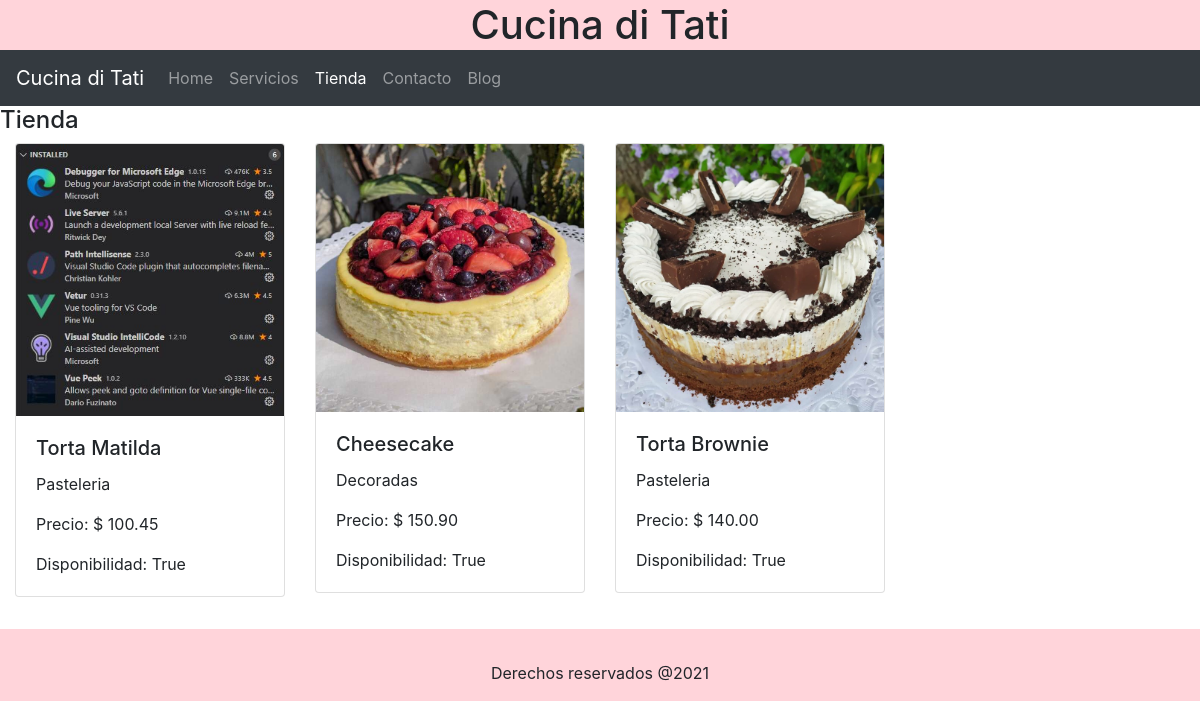
The app's page /tienda/, older data.
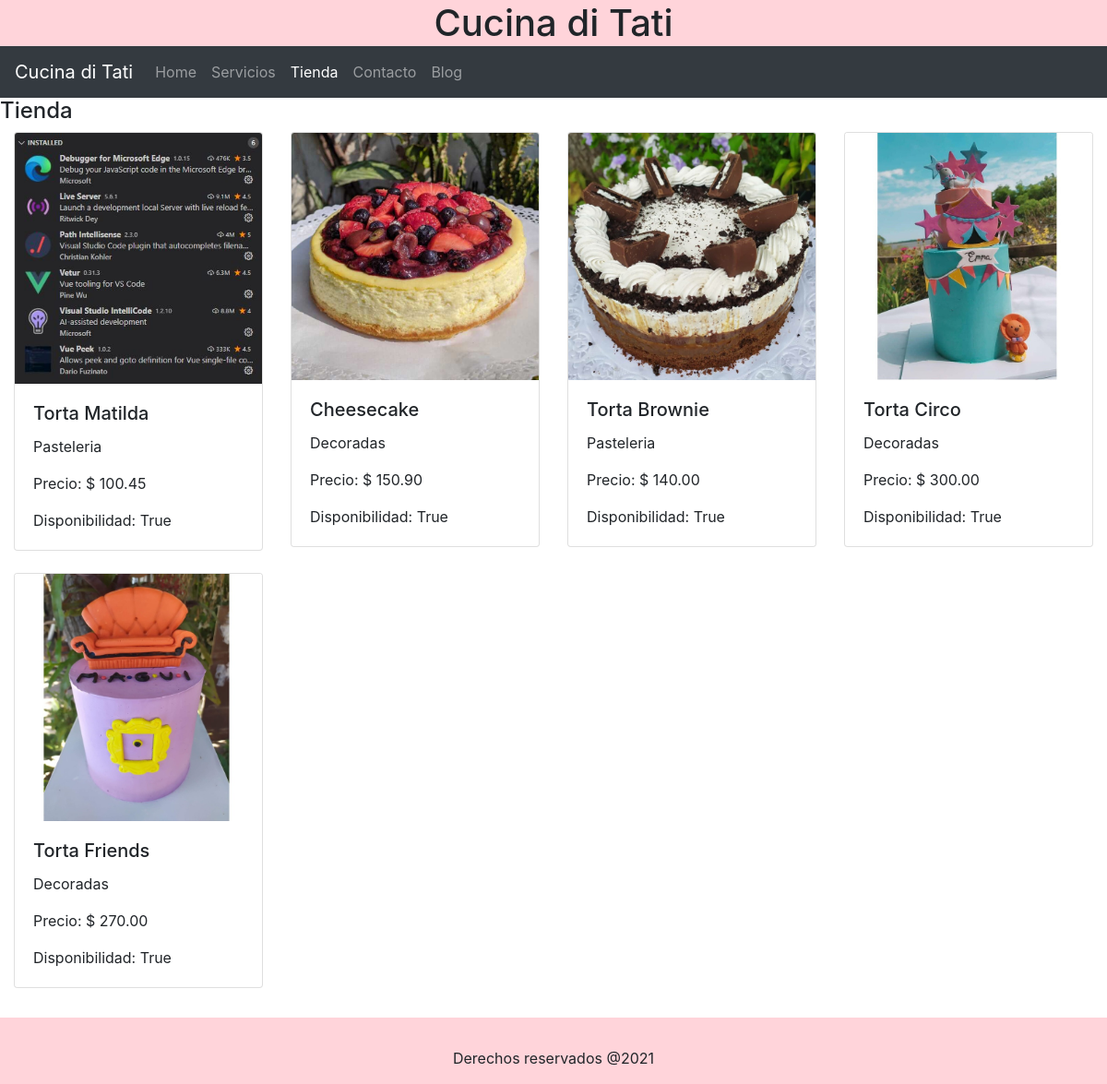
The same page, newer data.
### tienda/models.py (models this page shows, shortened)
class Producto(models.Model):
    nombre = models.CharField(max_length=50)
    categorias = models.ForeignKey(CategoriaProd, on_delete=models.CASCADE)
    imagen = models.ImageField(upload_to='tienda', null=True, blank=True)
    precio = models.DecimalField(max_digits=10, decimal_places=2)
    disponibilidad = models.BooleanField(default=True)
    created = models.DateTimeField(auto_now_add=True)
    updated = models.DateTimeField(auto_now_add=True)
    class Meta:
        verbose_name = 'producto'
        verbose_name_plural = 'productos'

class CategoriaProd(models.Model):
    nombre = models.CharField(max_length=50)
    created = models.DateTimeField(auto_now_add=True)
    updated = models.DateTimeField(auto_now_add=True)
    class Meta:
        verbose_name = 'categoriaProd'
        verbose_name_plural = 'categoriasProd'
    def __str__(self):
        return self.nombre

### tienda/views.py (the view)
# urls.py: path('tienda/', include('tienda.urls')),
def tienda(request):
    productos = Producto.objects.all()
    return render(request, 'tienda/tienda.html', {'productos': productos})

### tienda/templates/tienda/tienda.html
{% extends 'cucinaDiTatiApp/base.html' %}
{% block content %}
<h4>Tienda</h4>
<div class="container-fluid">
    <div class="row row-cols-1 row-cols-sm-2 row-cols-md-4">
        {% for producto in productos %}
        <div class="col mb-4">
            <div class="card">
                <img src="{{producto.imagen.url}}" class="card-img-top" alt="{{producto.titulo}}">
                <div class="card-body">
                    <h5 class="card-title">{{producto.nombre}}</h5>
                    <p class="card-text">{{producto.categorias}}</p>
                    <p class="card-text">Precio: $ {{producto.precio}}</p>
                    <p class="card-text">Disponibilidad: {{producto.disponibilidad}}</p>
                </div>
            </div>
        </div>
        {% endfor %}
    </div>
</div>
{% endblock %}

### cucinaDiTatiApp/templates/cucinaDiTatiApp/base.html (shortened to what this page needs)
<!DOCTYPE html>
<html lang="es">
<head>
    {% load static %}
    <link rel="stylesheet" href="{% static 'cucinaDiTatiApp/vendor/bootstrap/css/bootstrap.css' %}">
    <link rel="stylesheet" href="{% static 'cucinaDiTatiApp/css/style.css' %}">
</head>
<body>
    <header class="container-fluid">
        <h1>Cucina di Tati</h1>
    </header>
    <nav class="navbar navbar-expand-md bg-dark navbar-dark">
        <a class="navbar-brand" href="{% url 'home' %}">Cucina di Tati</a>
        <div class="collapse navbar-collapse" id="collapsibleNavbar">
            <ul class="navbar-nav">
                <li class="nav-item {% if request.path == '/' or request.path == '/home/' %}active{% endif %}">
                    <a class="nav-link" href="{% url 'home' %}">Home</a>
                </li>
                <li class="nav-item {% if request.path|slice:':11' == '/servicios/' %}active{% endif %}">
                    <a class="nav-link" href="{% url 'servicios' %}">Servicios</a>
                </li>
                <li class="nav-item {% if request.path|slice:':8' == '/tienda/' %}active{% endif %}">
                    <a class="nav-link" href="{% url 'tienda' %}">Tienda</a>
                </li>
                <li class="nav-item {% if request.path|slice:':10' == '/contacto/' %}active{% endif %}">
                    <a class="nav-link" href="{% url 'contacto' %}">Contacto</a>
                </li>
                <li class="nav-item {% if request.path|slice:':6' == '/blog/' %}active{% endif %}">
                    <a class="nav-link" href="{% url 'blog' %}">Blog</a>
                </li>
            </ul>
        </div>
    </nav>
    {% block content %}
    {% endblock %}
    <footer class="container-fluid pt-2 mt-2">
        <div>
            <a href=" https://www.instagram.com/cucinaditati/" target="_blank"><i class="fab fa-instagram"></i></a>
            <a href="https://www.facebook.com/arai.moreyra.1" target="_blank"><i class="fab fa-facebook-f"></i></a>
        </div>
        <p>Derechos reservados @2021</p>
    </footer>
</body>
</html>

### cucinaDiTatiApp/static/cucinaDiTatiApp/css/style.css (style rules this page uses)
header { background-color: #ffd4da; display: flex; flex-direction: row; justify-content: center; align-items: center; }
header > h1 { margin: 1px; }
footer { display: flex; flex-direction: column; justify-content: center; align-items: center; background-color: #ffd4da; text-align: center; }

Row changes from the older to the newer data that the page shows:
added Producto: imagen (picture), nombre "Torta Circo", categorias "Decoradas", precio "300.00", disponibilidad "True"
added Producto: imagen (picture), nombre "Torta Friends", categorias "Decoradas", precio "270.00", disponibilidad "True"
